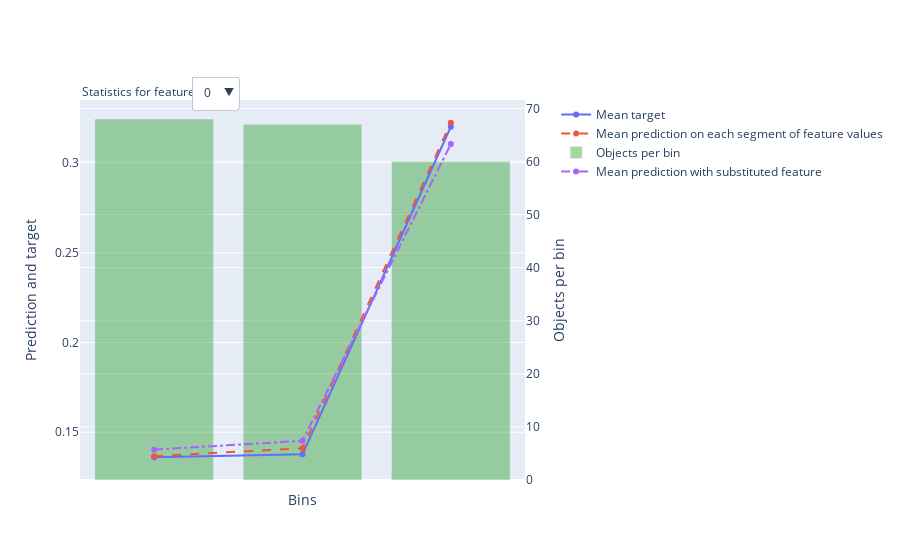

Notebook code cell kept with this figure:
### Code cell
cbr.calc_feature_statistics(
    val_X,
    val_y,
    plot=True,
    max_cat_features_on_plot=10,
    thread_count=-1,
)

### Figure 1 — Plotly figure (JSON) as saved in the notebook; plotly's stock layout.template omitted (floating-point values rounded to 4 significant figures)
{"data": [{"mode": "lines+markers", "name": "Mean target", "type": "scatter", "xaxis": "x", "y": [0.136, 0.1377, 0.3203], "yaxis": "y"}, {"line": {"dash": "dash"}, "mode": "lines+markers", "name": "Mean prediction on each segment of feature values", "type": "scatter", "xaxis": "x", "y": [0.1366, 0.141, 0.3225], "yaxis": "y"}, {"marker": {"color": "rgba(30, 150, 30, 0.4)"}, "name": "Objects per bin", "type": "bar", "width": 0.8, "xaxis": "x", "y": [68, 67, 60], "yaxis": "y2"}, {"line": {"dash": "dashdot"}, "mode": "lines+markers", "name": "Mean prediction with substituted feature", "type": "scatter", "xaxis": "x", "y": [0.1403, 0.1452, 0.3106], "yaxis": "y"}], "layout": {"annotations": [{"align": "left", "showarrow": false, "text": "Statistics for feature", "x": 0, "xref": "paper", "y": 1.05, "yref": "paper"}], "legend": {"bgcolor": "rgba(0,0,0,0)", "x": 1.07}, "updatemenus": [{"buttons": [{"args": [{"y": [[0.136, 0.1377, 0.3203], [0.1366, 0.141, 0.3225], [68, 67, 60], [0.1403, 0.1452, 0.3106]]}, {"xaxis": {"showticklabels": false, "tickmode": "array", "ticktext": ["(-inf, 0.0125]", "(0.0125, 0.0600]", "(0.0600, +inf)"], "tickvals": [0, 1, 2], "title": {"text": "Bins"}}}], "label": "0", "method": "update"}, {"args": [{"y": [[0.212, 0.211, 0.1523], [0.2149, 0.2064, 0.1606], [69, 66, 60], [0.1927, 0.1982, 0.1958]]}, {"xaxis": {"showticklabels": false, "tickmode": "array", "ticktext": ["(-inf, 1.1250]", "(1.1250, 1.3750]", "(1.3750, +inf)"], "tickvals": [0, 1, 2], "title": {"text": "Bins"}}}], "label": "1", "method": "update"}, {"args": [{"y": [[0.1216, 0.1668, 0.2731], [0.1215, 0.1685, 0.2771], [55, 68, 72], [0.1304, 0.1834, 0.2543]]}, {"xaxis": {"showticklabels": false, "tickmode": "array", "ticktext": ["(-inf, 1.7000]", "(1.7000, 3.7500]", "(3.7500, +inf)"], "tickvals": [0, 1, 2], "title": {"text": "Bins"}}}], "label": "2", "method": "update"}, {"args": [{"y": [[0.17, 0.172, 0.2447], [0.1719, 0.1844, 0.2349], [68, 68, 59], [0.1828, 0.1852, 0.2229]]}, {"xaxis": {"showticklabels": false, "tickmode": "array", "ticktext": ["(-inf, -0.2500]", "(-0.2500, 0.2500]", "(0.2500, +inf)"], "tickvals": [0, 1, 2], "title": {"text": "Bins"}}}], "label": "4", "method": "update"}, {"args": [{"y": [[0.3195, 0.2037, 0.1789, 0.1699, 0.1697, 0.1471], [0.306, 0.2048, 0.181, 0.1766, 0.18, 0.1502], [28, 30, 31, 35, 31, 40], [0.2971, 0.2124, 0.1834, 0.1702, 0.1708, 0.1587]]}, {"xaxis": {"showticklabels": false, "tickmode": "array", "ticktext": ["(-inf, 15.0000]", "(15.0000, 25.0000]", "(25.0000, 35.0000]", "(35.0000, 45.0000]", "(45.0000, 55.0000]", "(55.0000, +inf)"], "tickvals": [0, 1, 2, 3, 4, 5], "title": {"text": "Bins"}}}], "label": "5", "method": "update"}, {"args": [{"y": [[0.2132, 0.1715], [0.21, 0.1793], [102, 93], [0.2077, 0.1822]]}, {"xaxis": {"showticklabels": false, "tickmode": "array", "ticktext": ["(-inf, 300000.0000]", "(300000.0000, +inf)"], "tickvals": [0, 1], "title": {"text": "Bins"}}}], "label": "6", "method": "update"}], "direction": "down", "pad": {"r": 10, "t": 10}, "showactive": true, "x": 0.25, "xanchor": "left", "y": 1.09, "yanchor": "top"}], "xaxis": {"showticklabels": false, "tickmode": "array", "ticktext": ["(-inf, 0.0125]", "(0.0125, 0.0600]", "(0.0600, +inf)"], "tickvals": [0, 1, 2], "title": {"text": "Bins"}}, "yaxis": {"overlaying": "y2", "side": "left", "title": {"text": "Prediction and target"}}, "yaxis2": {"position": 1, "side": "right", "title": {"text": "Objects per bin"}}}}
